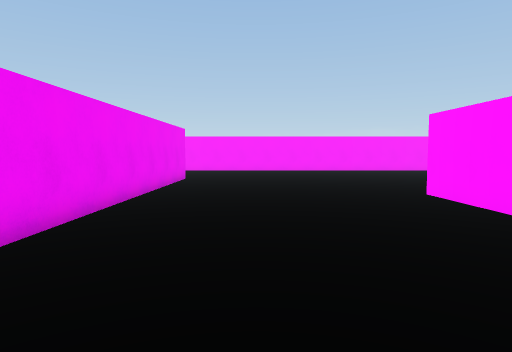
View 1 (above)

13 first-person views from a walk through a Unity game level. The camera is 1.4 m above the floor, tilts 4° down and sees 75° across. The floor is counted in squares, 1.44 m on a side. Each view is taken from the middle of a square. On the plan, view 1 faces up. The plan holds only what a view shows up to about 12 squares ahead; the rest is blank. The place goes on beyond the plan. The player character is not drawn.

View 2
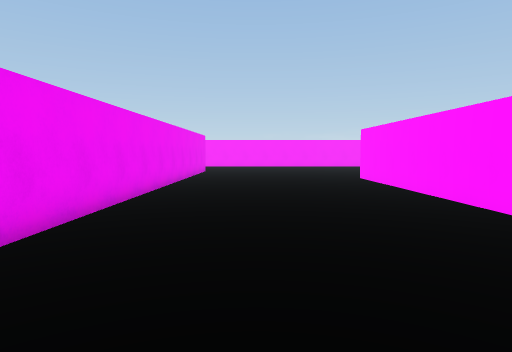

View 3
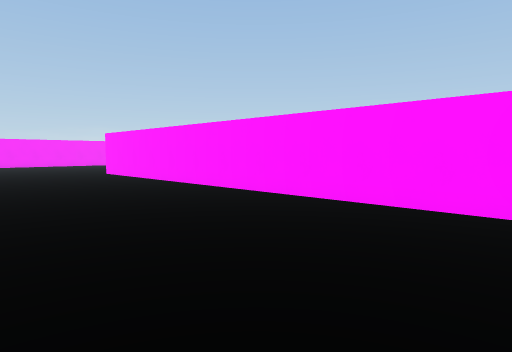

View 4
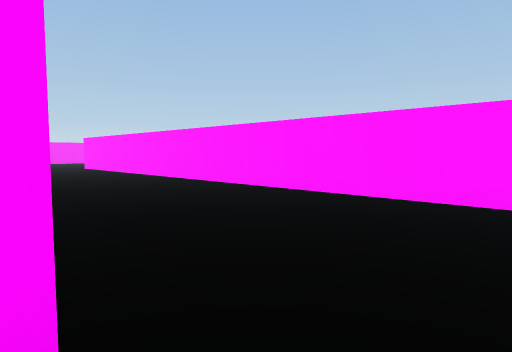

View 5
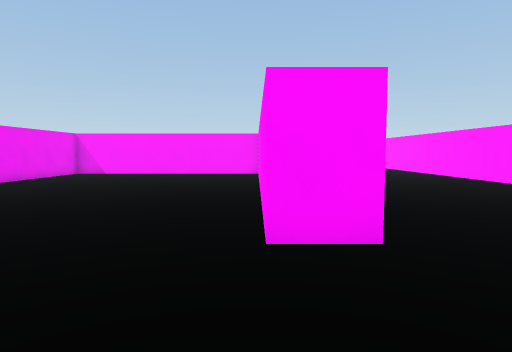

View 6
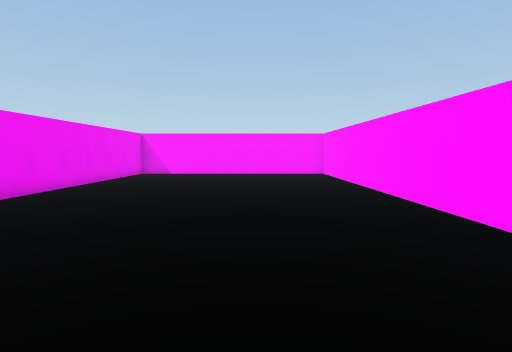

View 7
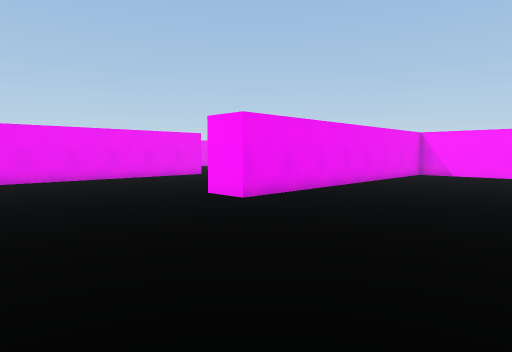

View 8
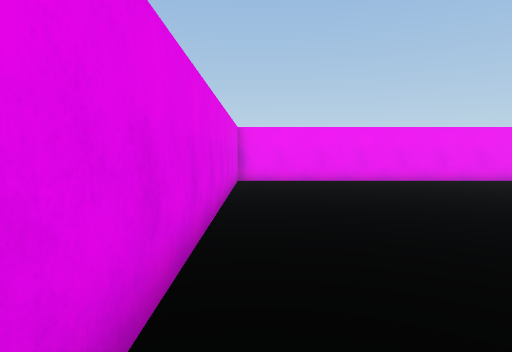

View 9
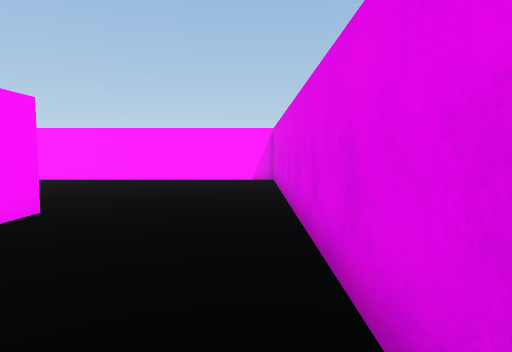

View 10
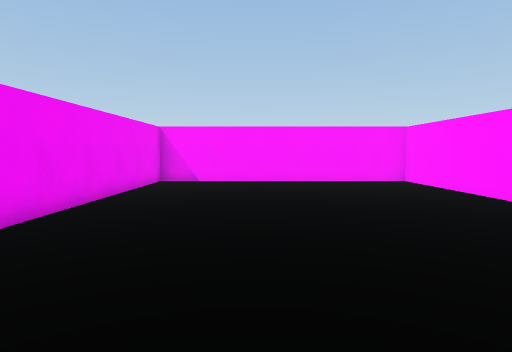

View 11
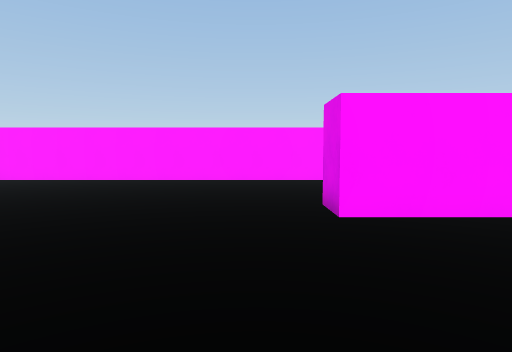

View 12
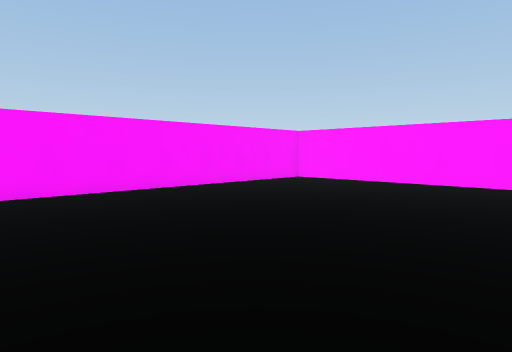

View 13
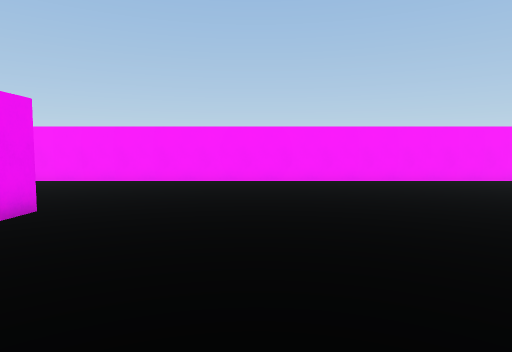

### Floor plan
Points are (right, up) in squares from view 1. A wall is a line through its corners. A room is listed if a view was taken in it or the views show most of it. See-through windows are left out.
Room 1 (views 1, 2, 3, 4, 5, 6, 7, 8, 9, 10, 11, 12, 13)
walls: (-2.6, 12.5) (-2.6, -1.6); (-3.9, -12.2) (-3.9, -0.6) (-12.3, -0.6) (-12.3, -11.1) (-13.6, -11.1); (-2.6, -12.5) (-4, -12.5); (-19.5, -7.1) (-19.5, -16.6); (10.8, 6.5) (10.8, 18.1); (-7.2, -16.6) (3.6, -16.6); (4, -16.8) (4, 7.7) (5.2, 7.7); (-19.2, -16.6) (-8.8, -16.6); (9.8, 18.4) (-6.6, 18.4)

Where each view was taken, in squares from view 1:
view 1: 0 up, 0 right, facing up
view 2: 5 down, 0 right, facing up
view 3: 8 down, 2 left, facing up-right
view 4: 14 down, 3 left, facing up-right
view 5: 16 down, 4 left, facing up
view 6: 16 down, 7 left, facing up
view 7: 16 down, 7 left, facing up-left
view 8: 16 down, 8 left, facing left
view 9: 16 down, 8 left, facing right
view 10: 12 down, 9 left, facing up
view 11: 9 up, 1 left, facing right
view 12: 10 up, 0 right, facing up-right
view 13: 7 up, 1 right, facing up
